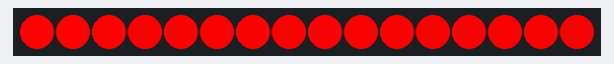
Recording of a sketch running on a simulated Arduino Uno, built with avr-gcc and run on an emulated ATmega328P. Parts: 16 RGB LEDs in strip order, left to right.

Above: at 2.23 s.
At 6.8 s:
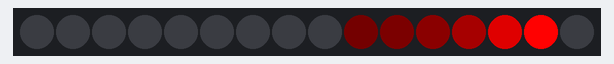
At 11.37 s:
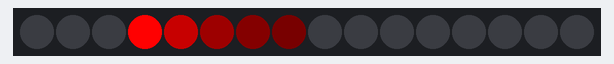
At 20.81 s:
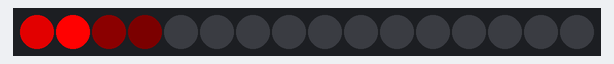
At 30.24 s:
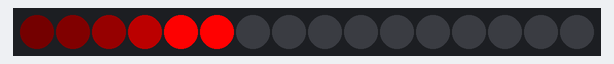
At 39.68 s:
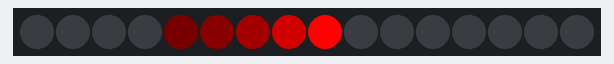

The sketch:

droneLEDbar-withexpdecay.ino
```cpp
#include <Adafruit_NeoPixel.h>
#ifdef __AVR__
  #include <avr/power.h>
#endif

#define PIXELPIN 4  //3 default
#define NUM_LEDS 16 //16 default
#define BRIGHTNESS 255

Adafruit_NeoPixel strip = Adafruit_NeoPixel(NUM_LEDS, PIXELPIN, NEO_GRBW + NEO_KHZ800);

// tunables
uint8_t decayLambda = 35; // 35 tuned for trinket 8mhz
uint8_t brightenAmount = 50;
uint16_t oscillationInterval = 1300;  // 1.3 seconds
uint8_t LEDInterval = oscillationInterval / (2 * NUM_LEDS - 2);

// runtime
uint8_t FirstLED = 0;
uint8_t LastLED = NUM_LEDS - 1;
boolean ascending = true;
uint8_t currentlyLit = 0;


unsigned long transitionTime = 0;
float LEDbrightness [NUM_LEDS];
float LEDdecayedBrightness [NUM_LEDS];
float LEDdecayTime [NUM_LEDS];

uint8_t x;
uint8_t i;

//pixels
uint8_t R = 0;
uint8_t G = 0;
uint8_t B = 0;
uint8_t W = 0;

void setup() {
  //Serial.begin(115200);

  strip.setBrightness(BRIGHTNESS);
  strip.begin();

  for(x=0; x < 255; x++) {
    for(i = 0; i < strip.numPixels(); i++) {
      LEDbrightness[i] = x;

      strip.setPixelColor(i, strip.Color(LEDbrightness[i],0,0,0));
    }
    strip.show();
    delay(3);
  }

  delay(1000);
  for(i = 0; i < strip.numPixels(); i++) {
    LEDdecayTime[i] = millis();
  }
}

void loop() {

  if (currentlyLit == FirstLED) {
    ascending = true;
  }
  else if (currentlyLit == LastLED) {
    ascending = false;
  }

  if ((millis() - transitionTime)  >= LEDInterval) {
    transitionTime = LEDdecayTime[currentlyLit] = millis();
    //Serial.print("LED changing: ");
    if (ascending) {
       currentlyLit++;
    } else {
      currentlyLit--;
    }
    //Serial.println(currentlyLit);
    LEDbrightness[currentlyLit] = LEDdecayedBrightness[currentlyLit];
  }

  for(i = 0; i < strip.numPixels(); i++) {
    //Serial.print(i);
    //Serial.print(": ");

    if (i == currentlyLit) {
      //Serial.print("U ");
      LEDbrightness[i] = 255;
      LEDdecayedBrightness[i] = LEDbrightness[i];
    } else {
      //Serial.print("D ");
      LEDdecayedBrightness[i] = LEDbrightness[i] * exp((millis() - LEDdecayTime[i]) / -decayLambda);
    }

    //Serial.println(LEDdecayedBrightness[i]);
    R = LEDdecayedBrightness[i];
    G = 0;
    B = 0;
    if (R >= 200) {
      W = 1;
    } else {
      W = 0;
    }

/*
    // single LED test
    if (i != 8) {
      R = 0;
      G = 0;
      B = 0;
      W = 0;
    }
*/
    strip.setPixelColor(i, strip.Color(R,G,B,W));
  }

  strip.show();

}
```
